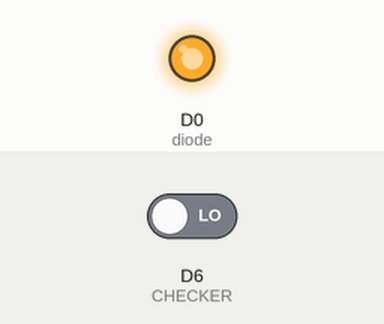
Simulated run of this sketch. Board: ESP8266 (NodeMCU). Shown: output pins drawn as LEDs (lit = HIGH). Inputs (shaded band) come from the test bench; at power-on: D6 (CHECKER) LOW. What the sketch prints to the serial monitor is not drawn.

Above: at 1.2 s.
1.3 s: D6 (CHECKER) driven HIGH
At 2.5 s:
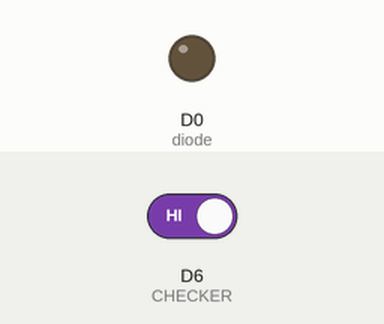
2.8 s: D6 (CHECKER) driven LOW
At 3.8 s:
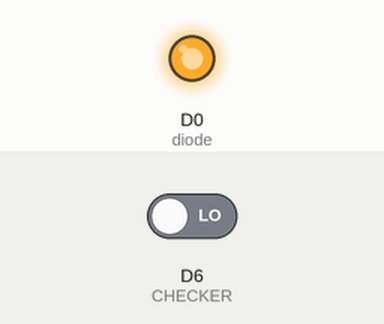
Timing chart, 0 to 5.8 s (numbered marks = the images above; inputs shaded):
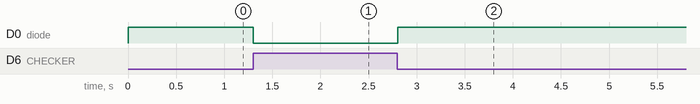

Measured:
- after the input at 1.3 s, D0 (diode): HIGH → LOW at once
- after the input at 2.8 s, D0 (diode): LOW → HIGH at once

The sketch:

photo_interrupter_v02.ino
```cpp
int CHECKER =  D6;
int diode  = D0;
int val = 0;
void setup() {
  // put your setup code here, to run once:
  Serial.begin(9600);
  pinMode(CHECKER,INPUT);
  pinMode(diode,OUTPUT);
  digitalWrite(diode,LOW);
}

void loop() {
  // put your main code here, to run repeatedly:
  val = digitalRead(CHECKER);
  Serial.println(val);
      if (val == 1) {
          digitalWrite(diode,LOW);
        } else {
           digitalWrite(diode,HIGH);
      }
}
```
